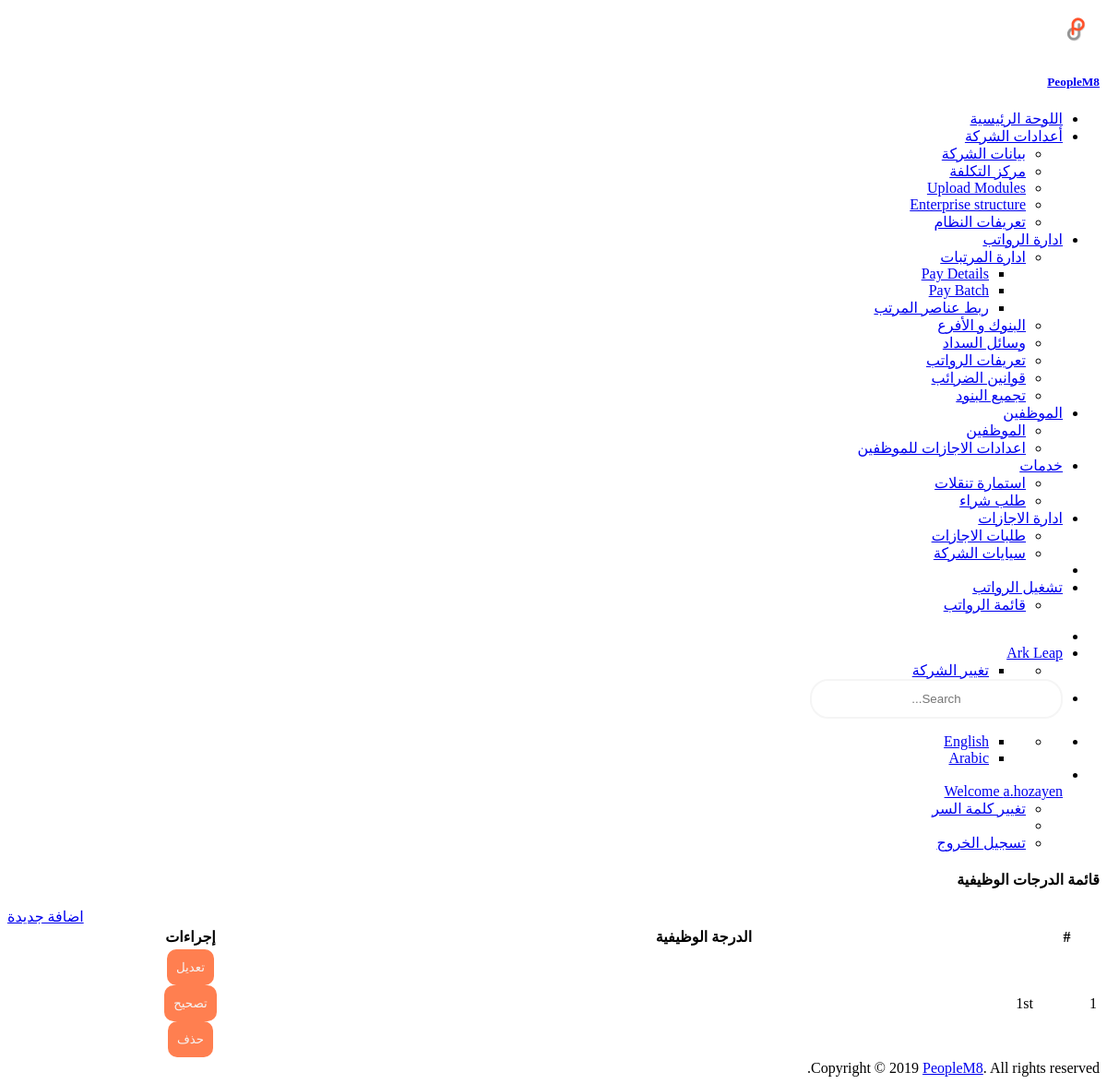
The page /com/assinment/grade/list/ (signed in) on the database its author committed.
### custom_user/models.py (models this page shows)
class User(AbstractUser):
    emp_type_list = [("A", _("Admin")),
                     ("E", _("Employee"))]
    company = models.ForeignKey(Enterprise, null=True, blank=True, on_delete=models.CASCADE, related_name='company_user', verbose_name=_('Name'))
    employee_type = models.CharField(max_length=3, choices=emp_type_list, verbose_name=_('Employee Type'))
    business_unit_name = models.CharField(max_length=150, null=True, blank=True, verbose_name=_('Business Unit Name'))
    reg_tax_num = models.CharField(max_length=150, null=True, blank=True, verbose_name=_('Reg Tax Num'))
    commercail_record = models.CharField(max_length=150, null=True, blank=True, verbose_name=_('Commercail Record '))

### company/models.py (models this page shows, shortened)
class Enterprise(models.Model):
    enterprise_user = models.ForeignKey(settings.AUTH_USER_MODEL, on_delete=models.CASCADE, related_name="company_user")
    name = models.CharField(max_length=255, verbose_name=_('Company Name'))
    reg_tax_num = models.CharField(max_length=150, verbose_name=_('Reg Tax Num'))
    commercail_record = models.CharField(max_length=150, verbose_name=_('Commercial Record'))
    address1 = models.CharField(max_length=255, blank=True, null=True, verbose_name=_('Address1'))
    phone = models.CharField(max_length=255, blank=True, null=True, verbose_name=_('Phone'))
    mobile = models.CharField(max_length=255, blank=True, null=True, verbose_name=_('Mobile'))
    fax = models.CharField(max_length=255, blank=True, null=True, verbose_name=_('Fax'))
    email = models.EmailField(blank=True, null=True, verbose_name=_('Email'))
    country = models.ForeignKey(Country, on_delete=models.CASCADE, null=True, blank=True, verbose_name=_('Country'))
    slug = models.SlugField(blank=True, null=True)
    start_date = models.DateField(auto_now=False, auto_now_add=False, default=date.today, verbose_name=_('Start Date'))
    end_date = models.DateField(auto_now=False, auto_now_add=False, blank=True, null=True, verbose_name=_('End Date'))
    created_by = models.ForeignKey(settings.AUTH_USER_MODEL, blank=False, on_delete=models.CASCADE,
                                   related_name="company_created_by")
    creation_date = models.DateField(auto_now=True, auto_now_add=False)
    last_update_by = models.ForeignKey(settings.AUTH_USER_MODEL, blank=True, null=True, on_delete=models.CASCADE,
                                       related_name="company_last_update_by")
    last_update_date = models.DateField(auto_now=False, auto_now_add=True)
    attribute1 = models.CharField(max_length=255)
    attribute2 = models.CharField(max_length=255)
    attribute3 = models.CharField(max_length=255)
    attribute4 = models.CharField(max_length=255)
    attribute5 = models.CharField(max_length=255)
    attribute6 = models.CharField(max_length=255)
    attribute7 = models.CharField(max_length=255)
    attribute8 = models.CharField(max_length=255)
    attribute9 = models.CharField(max_length=255)
    attribute10 = models.CharField(max_length=255)
    attribute11 = models.CharField(max_length=255)
    attribute12 = models.CharField(max_length=255)
    attribute13 = models.CharField(max_length=255)
    attribute14 = models.CharField(max_length=255)
    attribute15 = models.CharField(max_length=255)
    def __str__(self):
        return self.name

class Grade(models.Model):
    enterprise = models.ForeignKey(Enterprise, on_delete=models.CASCADE, related_name='grade_enterprise',
                                   verbose_name=_('Enterprise Name'))
    grade_user = models.ForeignKey(settings.AUTH_USER_MODEL, on_delete=models.CASCADE)
    grade_name = models.CharField(max_length=100, verbose_name=_('Grade Name'))
    grade_description = models.CharField(max_length=255, null=True, blank=True, verbose_name=_('Grade Description'))
    objects = GradeManager()
    start_date = models.DateField(auto_now=False, auto_now_add=False, default=date.today, verbose_name=_('Start Date'))
    end_date = models.DateField(auto_now=False, auto_now_add=False, blank=True, null=True, verbose_name=_('End Date'))
    created_by = models.ForeignKey(settings.AUTH_USER_MODEL, blank=False, on_delete=models.CASCADE,
                                   related_name="grade_created_by")
    creation_date = models.DateField(auto_now=True, auto_now_add=False)
    last_update_by = models.ForeignKey(settings.AUTH_USER_MODEL, blank=False, on_delete=models.CASCADE,
                                       related_name="grade_last_update_by")
    last_update_date = models.DateField(auto_now=False, auto_now_add=True)
    attribute1 = models.CharField(max_length=255)
    attribute2 = models.CharField(max_length=255)
    attribute3 = models.CharField(max_length=255)
    attribute4 = models.CharField(max_length=255)
    attribute5 = models.CharField(max_length=255)
    attribute6 = models.CharField(max_length=255)
    attribute7 = models.CharField(max_length=255)
    attribute8 = models.CharField(max_length=255)
    attribute9 = models.CharField(max_length=255)
    attribute10 = models.CharField(max_length=255)
    attribute11 = models.CharField(max_length=255)
    attribute12 = models.CharField(max_length=255)
    attribute13 = models.CharField(max_length=255)
    attribute14 = models.CharField(max_length=255)
    attribute15 = models.CharField(max_length=255)

### company/views.py (the view)
# urls.py: path('grade/list/', views.listGradeView, name='list-grades'),
@login_required(login_url='home:user-login')
def listGradeView(request):
    if request.method == 'GET':
        grade_list = Grade.objects.all(request.user)
    myContext = {"page_title": _("List grades"), 'grade_list': grade_list}
    return render(request, 'grade-list.html', myContext)

### company/manager.py (called while the page is built)
    def all(self, user, *args, **kwargs):
        return super(GradeManager, self).filter(enterprise=user.company).filter(
            Q(end_date__gt=date.today()) | Q(end_date__isnull=True))

### company/templates/grade-list.html (shortened to what this page needs)
{% extends 'master.html'%}
{% load staticfiles%}
{% load crispy_forms_tags %}
{% load l10n %}
{% load i18n %}
{% block body%}
<div class="container-fluid">
  <div class="row" style="margin-left:0px;">
    <div class="col-md-8">
      <h4 class="c-grey-900">{{page_title|title}}</h4>
    </div>
    <div class="col-md-4">
      <div class="gap-10 peers {% if LANGUAGE_BIDI %} push-left {% else %} push-right {% endif %} ">
        <div class="peer"><a href="{% url 'company:grade-create' %}" class="btn cur-p btn-primary">{% trans "Add" %}</a></div>
      </div>
    </div>
  </div>
  <div class="row" style="margin-left:0px;">
    <div class="col-md-12">
      <div class="bgc-white bd bdrs-3 p-20 mB-20">
        <table class="table table-striped table-bordered" id="dataTable" width="100%">
          <thead>
            <tr>
              <th>#</th>
              <th>{% trans "Grade Name" %}</th>
              <th>{% trans "Actions" %}</th>
            </tr>
          </thead>
          <tbody>
            {% for grade in grade_list %}
            <tr>
              <td scope="row">{{ forloop.counter }}</td>
              <td>{{ grade.grade_name }}</td>
              <td class="Actions">
                <div class="w-100 gap-10 peers {% if LANGUAGE_BIDI %} push-left {% else %} push-right {% endif %}">
                  <div class="peer">
                    <a href="{% url 'company:grade-update' pk=grade.id %}">
                      <button type="button" class="btn cur-p btn-outline-primary">{% trans "Update" %}</button>
                    </a>
                  </div>
                  <div class="peer">
                    <a href="{% url 'company:grade-correct' pk=grade.id %}">
                      <button type="button" class="btn cur-p btn-outline-success">{% trans "Correction" %}</button>
                    </a>
                  </div>
                  <div class="peer">
                    <a href="#">
                      <button type="button" class="btn cur-p btn-outline-danger" data-toggle="modal" data-target="#delete-modal{{grade.pk}}">{% trans "Delete" %}</button>
                    </a>
                  </div>
                </div>
              </td>
            </tr>
            {% endfor %}
          </tbody>
        </table>
      </div>
    </div>
  </div>
</div>
{% endblock body%}

### MashreqPayroll/templates/top_nav.html (shortened to what this page needs)
{% load staticfiles %}
{% load i18n %}
{% load l10n %}
{% get_current_language_bidi as LANGUAGE_BIDI %}
<div class="header-container">
  <ul class="{% if LANGUAGE_BIDI %} nav-right {% else %} nav-left {% endif %}">
    <li><a id="sidebar-toggle" class="sidebar-toggle" href="javascript:void(0);"></a></li>
    <li class="notifications dropdown">
      <a href="#" class="dropdown-toggle no-after" data-toggle="dropdown">
        {% if LANGUAGE_BIDI %}
        <span class="fsz-sm c-grey-900">{{request.user.company}}</span>
        {% else %}
        <span class="fsz-sm c-grey-900">{{request.user.company}}</span>
        <i class="ti-angle-down" style="font-size: xx-small;"></i>
        {% endif %}
      </a>
      <ul class="dropdown-menu" style="min-width: 125px;">
        <li>
          <ul class="dropdown-menu p-5 fsz-sm" style="position: relative;">
            <li><a href="{% url 'company:user-companies-list' %}" class="d-b td-n pY-5 bgcH-grey-100 c-grey-700">{% trans "Change Company" %}</a></li>
          </ul>
        </li>
      </ul>
    </li>
    <li class="search-input"><input class="form-control" type="text" placeholder="Search..."></li>
  </ul>
  <ul class="{% if LANGUAGE_BIDI %} nav-left {% else %} nav-right {% endif %}">
    <li class="notifications dropdown">
      <ul class="dropdown-menu" style="min-width: 125px;">
        <li>
          <ul class="ovY-a pos-r scrollable lis-n p-0 m-0 fsz-sm">
            <li><a href="{% url 'home:en' %}" class="peers fxw-nw td-n p-20 bdB c-grey-800 cH-blue bgcH-grey-100">English</a></li>
            <li><a href="{% url 'home:ar' %}" class="peers fxw-nw td-n p-20 bdB c-grey-800 cH-blue bgcH-grey-100">Arabic</a></li>
          </ul>
        </li>
      </ul>
    </li>
    <li class="dropdown">
      <a href="#" class="dropdown-toggle no-after peers fxw-nw ai-c lh-1" data-toggle="dropdown">
        <div class="peer mR-10"><img class="w-2r bdrs-50p" src="#" alt=""></div>
        <div class="peer"><span class="fsz-sm c-grey-900">Welcome {{request.user}}</span></div>
      </a>
      <ul class="dropdown-menu fsz-sm">
        <li>
          {% if user.is_authenticated %}
          <a href="{% url 'home:password_change' %}" class="d-b td-n pY-5 bgcH-grey-100 c-grey-700">
            <span>{% trans "Change Password" %}</span>
          </a>
          {% endif %}
        </li>
        <li role="separator" class="divider"></li>
        {% if user.is_authenticated %}
        <li>
          <a href="{% url 'home:logout' %}" class="d-b td-n pY-5 bgcH-grey-100 c-grey-700">
             <span>{% trans "Log out" %}</span>
          </a>
        </li>
        {% else %}
        <li>
          <a href="{% url 'home:user-login' %}" class="d-b td-n pY-5 bgcH-grey-100 c-grey-700">
            <i class="ti-power-off mR-10"></i> <span>{% trans "Log in" %}</span>
          </a>
        </li>
        {% endif %}
      </ul>
    </li>
  </ul>
</div>

### MashreqPayroll/static/css/style-main-ar.css (style rules this page uses)
body { text-align: right !important; }
input { border: 2px solid whitesmoke; border-radius: 20px; padding: 12px 10px; text-align: center; width: 250px; }
button { border: none; border-radius: 10px; padding: 12px 10px; text-align: center; cursor: pointer; background: coral; color: whitesmoke; }
.Actions { display: block ruby; text-align: center; }
.push-left { float: left; }

### MashreqPayroll/static/css/style.css (style rules this page uses)
th { text-align: center; }

### rows shown on the page
User: user.company "Ark Leap", user "a.hozayen"
Grade: grade_name "1st"

### other values the page prints
{{ page_title|title }} "قائمة الدرجات الوظيفية"
